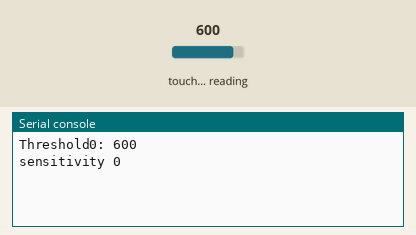
A program run on a simulated ESP32 board running MicroPython. Shown: the last lines printed to the serial console. The inputs (shaded band) are chosen by the test bench; at power-on: touch-pad reading 600.

Above: at 2.4 s.
2.5 s: touch-pad reading set to 375
At 2.68 s:
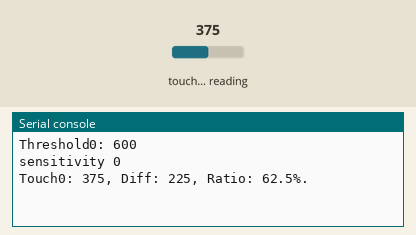
4.2 s: touch-pad reading set to 538
At 4.44 s:
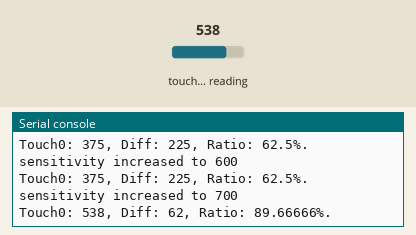
Timing chart, 0 to 7.2 s (numbered marks = the images above; inputs shaded):
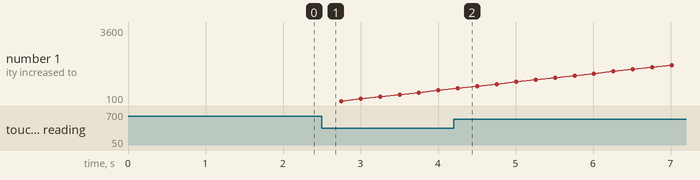

The program:

touchpins2.py
```python
"""TouchPad Config Test."""
from time import sleep
from machine import Pin, TouchPad

touch0 = TouchPad(Pin(0))
threshold0 = []

# Scan TouchPad 12 times for calibration
for x in range(12):
    threshold0.append(touch0.read())
    sleep(.1)

# Store average threshold value
threshold0 = sum(threshold0) // len(threshold0)
print('Threshold0: {0}'.format(threshold0))

sensitivity = 0
touch0.config(sensitivity)
print('sensitivity {0}'.format(sensitivity))

try:
    while True:
        capacitance0 = touch0.read()
        cap_ratio0 = capacitance0 / threshold0
        # Check if a Touchpad is pressed
        if .40 < cap_ratio0 < .95:
            print('Touch0: {0}, Diff: {1}, Ratio: {2}%.'.format(
                  capacitance0, threshold0 - capacitance0, cap_ratio0 * 100))
            sleep(.25)  # Debounce press
            sensitivity += 100
            touch0.config(sensitivity)
            print('sensitivity increased to {0}'.format(sensitivity))

except KeyboardInterrupt:
    print('\nCtrl-C pressed.  Exiting...')


touch0 = TouchPad(Pin(2))
threshold0 = []

# Scan TouchPad 12 times for calibration
for x in range(12):
    threshold0.append(touch0.read())
    sleep(.1)

# Store average threshold value
threshold0 = sum(threshold0) // len(threshold0)
print('Threshold0: {0}'.format(threshold0))

sensitivity = 0
touch0.config(sensitivity)
print('sensitivity {0}'.format(sensitivity))

try:
    while True:
        capacitance0 = touch0.read()
        print("capacitance:", capacitance0)
        cap_ratio0 = capacitance0 / threshold0
        # Check if a Touchpad is pressed
        if .40 < cap_ratio0 < .95:
            print('Touch0: {0}, Diff: {1}, Ratio: {2}%.'.format(
                  capacitance0, threshold0 - capacitance0, cap_ratio0 * 100))
            sleep(.25)  # Debounce press
            sensitivity += 100
            touch0.config(sensitivity)
            print('sensitivity increased to {0}'.format(sensitivity))
except:
    pass
```

Measured:
- after the input at 2.5 s, the serial console: prints a new line at once (image 1)
- after the input at 4.2 s, the serial console: prints a new line after 0.06 s (image 2)
